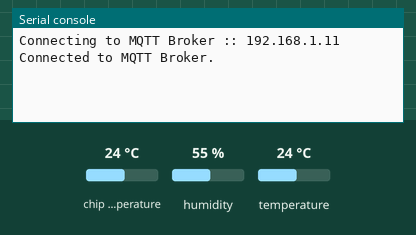
The program below on a simulated Raspberry Pi Pico running MicroPython. Parts: the last lines printed to the serial console. The inputs (shaded band) are chosen by the test bench; at power-on: chip temperature 24 °C, humidity 55 %, temperature 24 °C. No MQTT or app messages arrive unless stated; the clock reads 2024-03-15 10:24:30 at power-on unless the program sets it.

Above: at 1.2 s.
1.3 s: chip temperature set to 1 °C
At 5.9 s:
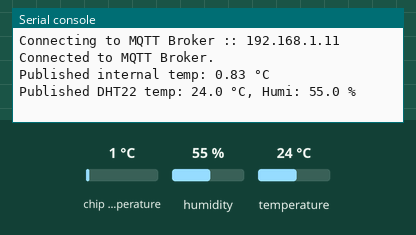
9.1 s: humidity set to 22 %
At 12.0 s:
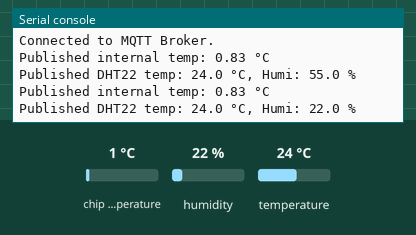
16.9 s: temperature set to 12 °C
At 22.0 s:
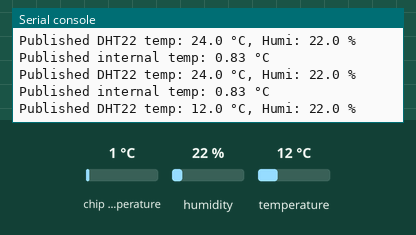
24.7 s: chip temperature set to 11 °C
At 26.2 s:
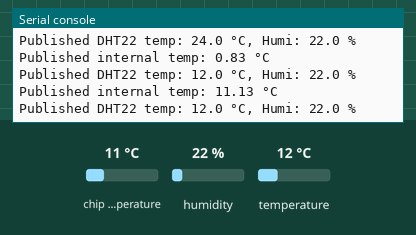
32.5 s: humidity set to 40 %
At 36.1 s:
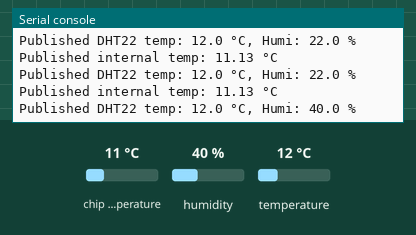
Timing chart, 0 to 37.6 s (numbered marks = the images above; inputs shaded):
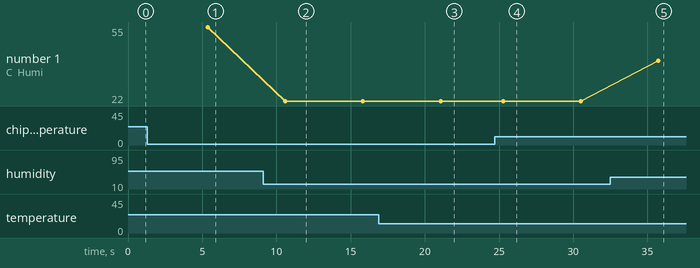

Measured:
- after the input at 1.3 s, the serial console: prints a new line after 4.1 s (image 1)
- after the input at 9.1 s, the serial console: prints a new line after 1.5 s (image 2)
- after the input at 16.9 s, the serial console: prints a new line after 4.2 s (image 3)
- after the input at 24.7 s, the serial console: prints a new line after 0.58 s (image 4)
- after the input at 32.5 s, the serial console: prints a new line after 3.2 s (image 5)
- plotted number 1: 22 → 40 after the input at 32.5 s

The program:

main.py
```python
# main.py -- assumes boot.py has already connected to WiFi

import machine
import utime
import ubinascii
from umqtt.robust import MQTTClient
from machine import Pin
from DHT22 import DHT22

# ---- 1. MQTT Broker & Topic Setup ----
# Default MQTT_BROKER to connect to (your EMQX server)
MQTT_BROKER = "192.168.1.11"
# A unique client ID for your Pico W
CLIENT_ID = ubinascii.hexlify(machine.unique_id())
# Topics to publish sensor data to
PUBLISH_TOPIC_PICO_TEMP = b"pico/temperature/internal"
PUBLISH_TOPIC_DHT22_TEMP = b"pico/temperature/dht22"
PUBLISH_TOPIC_DHT22_HUMI = b"pico/humidity/dht22"

# ---- 2. Sensor Reading Functions & Objects ----
# Internal temperature sensor
temp_sensor = machine.ADC(4)
conversion_factor = 3.3 / 65535.0
def get_chip_temperature_reading():
    reading = temp_sensor.read_u16()
    voltage = reading * conversion_factor
    temperature = 27 - (voltage - 0.706) / 0.001721
    return temperature

# DHT22 sensor on GPIO pin 15
dht_data = Pin(15, Pin.IN, Pin.PULL_UP)
dht_sensor = DHT22(dht_data)

# ---- 3. Main Program Loop ----
def main():
    print(f"Connecting to MQTT Broker :: {MQTT_BROKER}")
    mqttClient = MQTTClient(CLIENT_ID, MQTT_BROKER, keepalive=60)
    mqttClient.connect()
    print("Connected to MQTT Broker.")

    last_publish_time = utime.time()
    publish_interval = 5

    while True:
        try:
            current_time = utime.time()
            if (current_time - last_publish_time) >= publish_interval:
                # --- Get readings from both sensors ---
                pico_temp = get_chip_temperature_reading()
                dht22_temp, dht22_humi = dht_sensor.read()

                # --- Publish internal Pico temperature ---
                pico_temp_str = "{:.2f}".format(pico_temp)
                mqttClient.publish(PUBLISH_TOPIC_PICO_TEMP, pico_temp_str.encode())
                print(f"Published internal temp: {pico_temp_str} °C")

                # --- Publish DHT22 readings if successful ---
                if dht22_temp is not None:
                    dht22_temp_str = "{:.1f}".format(dht22_temp)
                    dht22_humi_str = "{:.1f}".format(dht22_humi)

                    mqttClient.publish(PUBLISH_TOPIC_DHT22_TEMP, dht22_temp_str.encode())
                    mqttClient.publish(PUBLISH_TOPIC_DHT22_HUMI, dht22_humi_str.encode())

                    print(f"Published DHT22 temp: {dht22_temp_str} °C, Humi: {dht22_humi_str} %")
                else:
                    print("DHT22 sensor error, retrying...")

                last_publish_time = current_time
        except Exception as e:
            print(f"An error occurred: {e}. Reconnecting...")
            mqttClient.disconnect()
            utime.sleep(5)
            mqttClient.connect()

        utime.sleep(1)

if __name__ == "__main__":
    while True:
        try:
            main()
        except OSError as e:
            print("OS Error: " + str(e))
            print("Restarting in 5 seconds...")
            utime.sleep(5)
            machine.reset()
```
